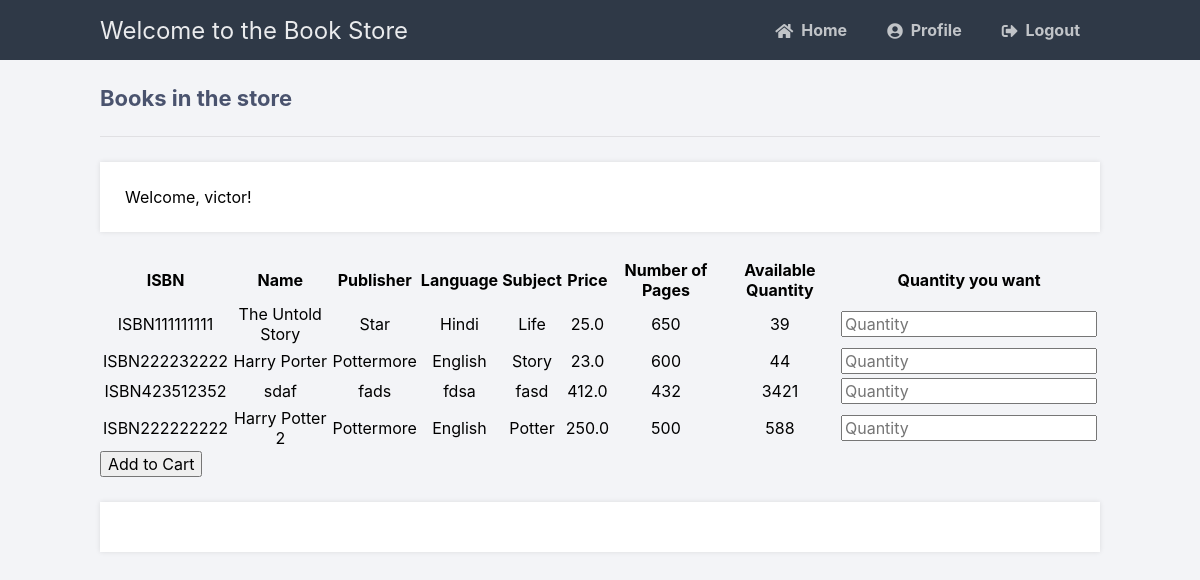
Page /createOrder (signed in) on the earlier database version.
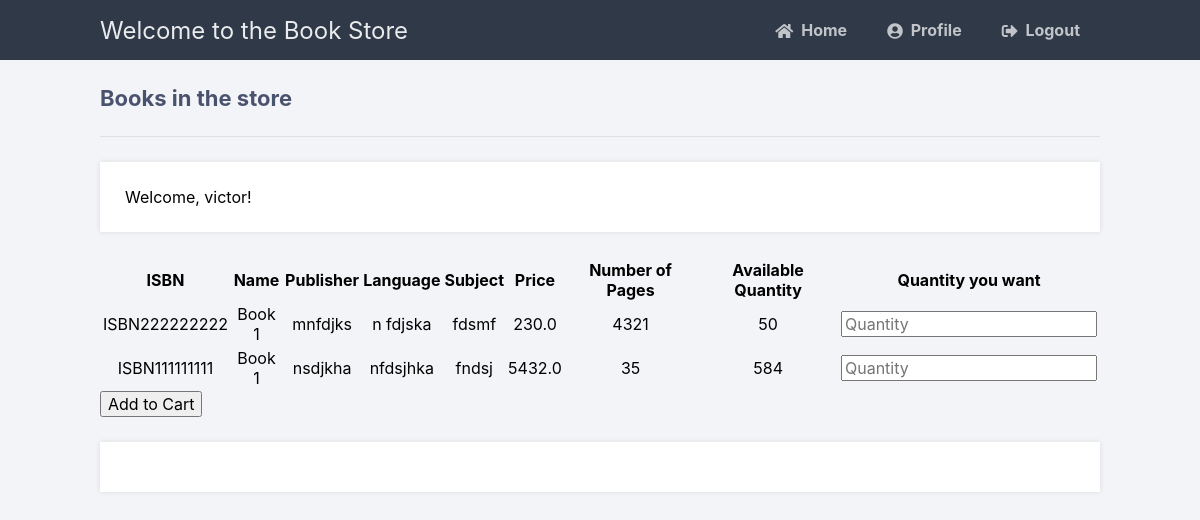
Same page on the later database version.
### tables this page shows
CREATE TABLE bookData (
            ISBN TEXT PRIMARY KEY,
            name TEXT,
            language TEXT,
            publisher text,
            date DATETIME,
            stock INT,
            price float,
            subject TEXT,
            noOfPages INT
            );

### main.py (the view)
@app.route('/createOrder')
def createOrder():
    if 'loggedin' in session and session['type'] == 0:
        msg = ''
        if request.method == 'GET':
            with sql.connect("Book.db") as con:
                cursor = con.cursor()
                cursor.execute(
                    'SELECT * FROM bookData')
                book = cursor.fetchall()
                if not book:
                    msg = 'There are no books in the store!'
                else:
                    print(book)
                    return render_template('createOrder.html', data=book, username=session['username'])
    return redirect(url_for('login'))

### templates/createOrder.html (shortened to what this page needs)
{% extends 'layout.html' %}
{% block content %}
<h2>Books in the store</h2>
<p>Welcome, {{ username }}!</p>
<form action="{{ url_for('addToCart') }}" method="post" autocomplete="off">
<table>
    <thead>
      <tr>
          <th>ISBN</th>
          <th>Name</th>
          <th>Publisher</th>
          <th>Language</th>
          <th>Subject</th>
          <th>Price</th>
          <th>Number of Pages</th>
          <th>Available Quantity</th>
          <th>Quantity you want</th>
      </tr>
      </thead>
      <tbody>
       {% for item in data %}
              <tr>
                  <td style="text-align:center">{{item[0]}}</td>
                  <td style="text-align:center">{{item[1]}}</td>
                  <td style="text-align:center">{{item[3]}}</td>
                  <td style="text-align:center">{{item[2]}}</td>
                  <td style="text-align:center">{{item[7]}}</td>
                  <td style="text-align:center">{{item[6]}}</td>
                  <td style="text-align:center">{{item[8]}}</td>
                  <td style="text-align:center">{{item[5]}}</td>
                  <td><input type="number" name="{{ item[0] }}" placeholder="Quantity" id="quantity"> </td>
                </tr>
          {% endfor %}
      </tbody>
  </table>
  <input type="submit" value="Add to Cart">
  </form>
  <div class="msg">{{ msg }}</div>
{% endblock %}

Differences in the rows shown:
removed bookData: ISBN "ISBN222232222", name "Harry Porter", publisher "Pottermore", language "English", subject "Story", price "23.0", noOfPages "600", stock "44"
removed bookData: ISBN "ISBN423512352", name "sdaf", publisher "fads", language "fdsa", subject "fasd", price "412.0", noOfPages "432", stock "3421"
changed bookData "ISBN222222222": name "Harry Potter 2" → "Book 1"; publisher "Pottermore" → "mnfdjks"; language "English" → "n fdjska"; subject "Potter" → "fdsmf"; price "250.0" → "230.0"; noOfPages "500" → "4321"; stock "588" → "50"; moves up the list
changed bookData "ISBN111111111": name "The Untold Story" → "Book 1"; publisher "Star" → "nsdjkha"; language "Hindi" → "nfdsjhka"; subject "Life" → "fndsj"; price "25.0" → "5432.0"; noOfPages "650" → "35"; stock "39" → "584"
